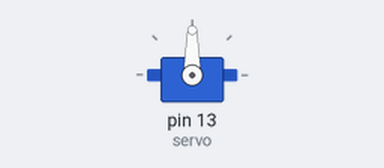
The sketch below on a simulated Arduino Uno, built with avr-gcc and run on an emulated ATmega328P. On the bench: servo.

Above: at 2.05 s.
At 6.05 s:
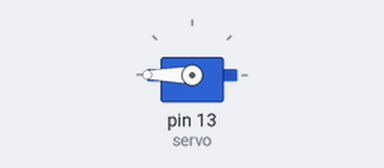
At 10.0 s:
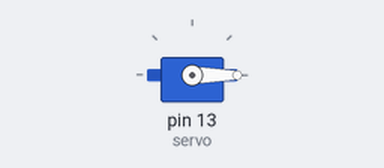
Timing chart, 0 to 12.4 s (numbered marks = the images above):
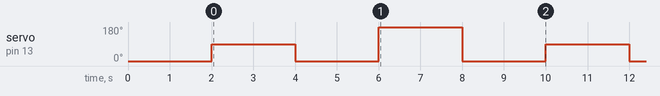

Measured:
- by itself, servo on pin 13 (servo): repeats every 8.0 s: 0° 2.0 s, 180° 2.0 s, 0° 2.0 s, 90° 2.0 s

The sketch:

Servo.ino
```cpp
#include <Servo.h>

Servo servo;

void setup() {

    servo.attach(13); //D1
    servo.write(0);

    delay(2000);

}

void loop() {

    servo.write(90);

    delay(2000);

    servo.write(0);

    delay(2000);

    servo.write(180);

    delay(2000);

    servo.write(0);

    delay(2000);

}
```
